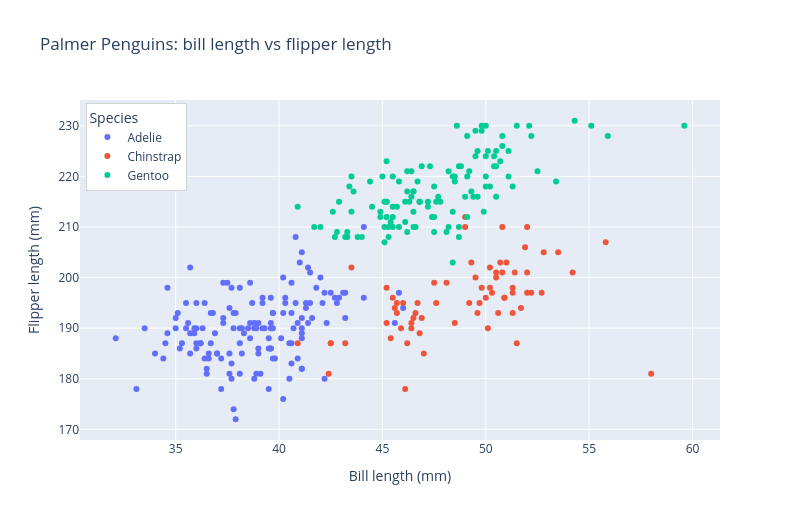

Source (notebook cell):
### Markdown cell above
<link rel="stylesheet" href="berkeley.css">

<h3 class="cal cal-h3">Visualizing: Can We See the Species?</h3>

If the species separate visually in these two dimensions, then a model has a chance.

### Code cell
fig = px.scatter(
    df, x="bill_length_mm", y="flipper_length_mm", color="species",
    title="Palmer Penguins: bill length vs flipper length",
    labels={
        "bill_length_mm": "Bill length (mm)",
        "flipper_length_mm": "Flipper length (mm)",
        "species": "Species",
    },
    height=520,
)
# Plotly's default legend sits off to the right and often gets clipped in notebooks.
fig.update_layout(
    showlegend=True,
    legend=dict(
        title_text="Species",
        x=0.01,
        y=0.99,
        xanchor="left",
        yanchor="top",
        bgcolor="white",
        bordercolor="lightgray",
        borderwidth=1,
    ),
)
fig.show()

### Figure 1 — Plotly figure (JSON) as saved in the notebook; plotly's stock layout.template omitted (floating-point values rounded to 4 significant figures; data arrays with more than 128 entries replaced by an {"elided": "..."} marker saying what was removed)
{"data": [{"hovertemplate": "Species=Adelie<br>Bill length (mm)=%{x}<br>Flipper length (mm)=%{y}<extra></extra>", "legendgroup": "Adelie", "marker": {"color": "#636efa", "symbol": "circle"}, "mode": "markers", "name": "Adelie", "orientation": "v", "showlegend": true, "type": "scatter", "x": {"elided": "146 float values"}, "xaxis": "x", "y": {"elided": "146 float values"}, "yaxis": "y"}, {"hovertemplate": "Species=Chinstrap<br>Bill length (mm)=%{x}<br>Flipper length (mm)=%{y}<extra></extra>", "legendgroup": "Chinstrap", "marker": {"color": "#EF553B", "symbol": "circle"}, "mode": "markers", "name": "Chinstrap", "orientation": "v", "showlegend": true, "type": "scatter", "x": [46.5, 50.0, 51.3, 45.4, 52.7, 45.2, 46.1, 51.3, 46.0, 51.3, 46.6, 51.7, 47.0, 52.0, 45.9, 50.5, 50.3, 58.0, 46.4, 49.2, 42.4, 48.5, 43.2, 50.6, 46.7, 52.0, 50.5, 49.5, 46.4, 52.8, 40.9, 54.2, 42.5, 51.0, 49.7, 47.5, 47.6, 52.0, 46.9, 53.5, 49.0, 46.2, 50.9, 45.5, 50.9, 50.8, 50.1, 49.0, 51.5, 49.8, 48.1, 51.4, 45.7, 50.7, 42.5, 52.2, 45.2, 49.3, 50.2, 45.6, 51.9, 46.8, 45.7, 55.8, 43.5, 49.6, 50.8, 50.2], "xaxis": "x", "y": [192.0, 196.0, 193.0, 188.0, 197.0, 198.0, 178.0, 197.0, 195.0, 198.0, 193.0, 194.0, 185.0, 201.0, 190.0, 201.0, 197.0, 181.0, 190.0, 195.0, 181.0, 191.0, 187.0, 193.0, 195.0, 197.0, 200.0, 200.0, 191.0, 205.0, 187.0, 201.0, 187.0, 203.0, 195.0, 199.0, 195.0, 210.0, 192.0, 205.0, 210.0, 187.0, 196.0, 196.0, 196.0, 201.0, 190.0, 212.0, 187.0, 198.0, 199.0, 201.0, 193.0, 203.0, 187.0, 197.0, 191.0, 203.0, 202.0, 194.0, 206.0, 189.0, 195.0, 207.0, 202.0, 193.0, 210.0, 198.0], "yaxis": "y"}, {"hovertemplate": "Species=Gentoo<br>Bill length (mm)=%{x}<br>Flipper length (mm)=%{y}<extra></extra>", "legendgroup": "Gentoo", "marker": {"color": "#00cc96", "symbol": "circle"}, "mode": "markers", "name": "Gentoo", "orientation": "v", "showlegend": true, "type": "scatter", "x": [46.1, 50.0, 48.7, 50.0, 47.6, 46.5, 45.4, 46.7, 43.3, 46.8, 40.9, 49.0, 45.5, 48.4, 45.8, 49.3, 42.0, 49.2, 46.2, 48.7, 50.2, 45.1, 46.5, 46.3, 42.9, 46.1, 47.8, 48.2, 50.0, 47.3, 42.8, 45.1, 59.6, 49.1, 48.4, 42.6, 44.4, 44.0, 48.7, 42.7, 49.6, 45.3, 49.6, 50.5, 43.6, 45.5, 50.5, 44.9, 45.2, 46.6, 48.5, 45.1, 50.1, 46.5, 45.0, 43.8, 45.5, 43.2, 50.4, 45.3, 46.2, 45.7, 54.3, 45.8, 49.8, 49.5, 43.5, 50.7, 47.7, 46.4, 48.2, 46.5, 46.4, 48.6, 47.5, 51.1, 45.2, 45.2, 49.1, 52.5, 47.4, 50.0, 44.9, 50.8, 43.4, 51.3, 47.5, 52.1, 47.5, 52.2, 45.5, 49.5, 44.5, 50.8, 49.4, 46.9, 48.4, 51.1, 48.5, 55.9, 47.2, 49.1, 46.8, 41.7, 53.4, 43.3, 48.1, 50.5, 49.8, 43.5, 51.5, 46.2, 55.1, 48.8, 47.2, 46.8, 50.4, 45.2, 49.9], "xaxis": "x", "y": [211.0, 230.0, 210.0, 218.0, 215.0, 210.0, 211.0, 219.0, 209.0, 215.0, 214.0, 216.0, 214.0, 213.0, 210.0, 217.0, 210.0, 221.0, 209.0, 222.0, 218.0, 215.0, 213.0, 215.0, 215.0, 215.0, 215.0, 210.0, 220.0, 222.0, 209.0, 207.0, 230.0, 220.0, 220.0, 213.0, 219.0, 208.0, 208.0, 208.0, 225.0, 210.0, 216.0, 222.0, 217.0, 210.0, 225.0, 213.0, 215.0, 210.0, 220.0, 210.0, 225.0, 217.0, 220.0, 208.0, 220.0, 208.0, 224.0, 208.0, 221.0, 214.0, 231.0, 219.0, 230.0, 229.0, 220.0, 223.0, 216.0, 221.0, 221.0, 217.0, 216.0, 230.0, 209.0, 220.0, 215.0, 223.0, 212.0, 221.0, 212.0, 224.0, 212.0, 228.0, 218.0, 218.0, 212.0, 230.0, 218.0, 228.0, 212.0, 224.0, 214.0, 226.0, 216.0, 222.0, 203.0, 225.0, 219.0, 228.0, 215.0, 228.0, 215.0, 210.0, 219.0, 208.0, 209.0, 216.0, 229.0, 213.0, 230.0, 217.0, 230.0, 222.0, 214.0, 215.0, 222.0, 212.0, 213.0], "yaxis": "y"}], "layout": {"height": 520, "legend": {"bgcolor": "white", "bordercolor": "lightgray", "borderwidth": 1, "title": {"text": "Species"}, "tracegroupgap": 0, "x": 0.01, "xanchor": "left", "y": 0.99, "yanchor": "top"}, "showlegend": true, "title": {"text": "Palmer Penguins: bill length vs flipper length"}, "width": 800, "xaxis": {"anchor": "y", "domain": [0, 1], "title": {"text": "Bill length (mm)"}}, "yaxis": {"anchor": "x", "domain": [0, 1], "title": {"text": "Flipper length (mm)"}}}}
